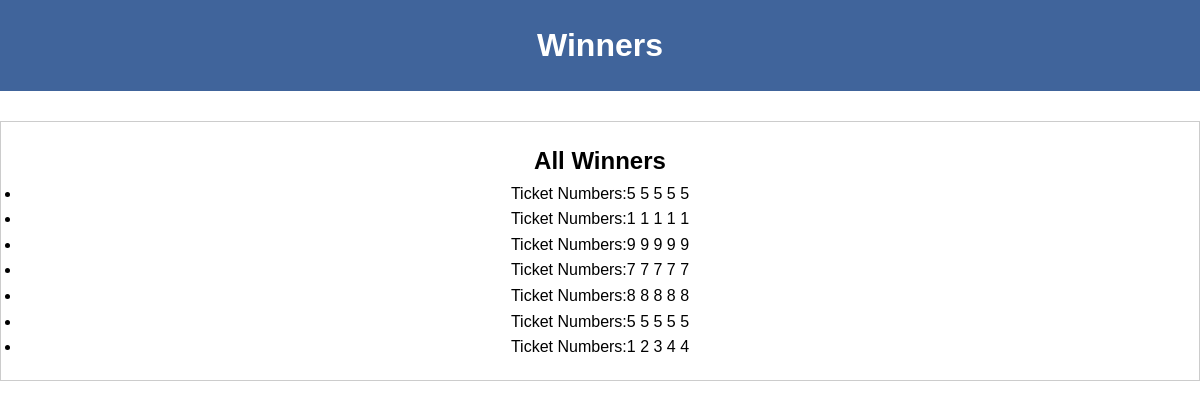
The page /view_winners on the database its author committed.
### app.py (models this page shows)
class Winner(db.Model):
    key_id = db.Column(db.Integer, primary_key=True)
    lotto_id = db.Column(db.Integer, nullable=False)
    ticket_number1 = db.Column(db.Integer, nullable=False)
    ticket_number2 = db.Column(db.Integer, nullable=False)
    ticket_number3 = db.Column(db.Integer, nullable=False)
    ticket_number4 = db.Column(db.Integer, nullable=False)
    ticket_number5 = db.Column(db.Integer, nullable=False)

### app.py (the view)
@app.route('/view_winners')
def view_winners():
    winners = Winner.query.all()
    return render_template('view_winners.html', winners=winners)

### templates/view_winners.html (shortened to what this page needs)
<!DOCTYPE html>
<html lang="en">
<head>
    <link rel="stylesheet" href="{{ url_for('static', filename='styles.css') }}">
</head>
<body>
    <header>
        <h1>Winners</h1>
    </header>
    <main>
        <h2>All Winners</h2>
        <ul>
            {% for winner in winners %}
                <li>
                    Ticket Numbers:{{ winner.ticket_number1 }} {{ winner.ticket_number2 }} {{ winner.ticket_number3 }} {{ winner.ticket_number4 }} {{ winner.ticket_number5 }}
                </li>
            {% endfor %}
        </ul>
    </main>
</body>
</html>

### static/styles.css (style rules this page uses)
body, h1, h2, p, ul, li { margin: 0; padding: 0; }
body { font-family: Arial, sans-serif; font-size: 16px; line-height: 1.6; }
header { background-color: #40649B; color: #fff; padding: 20px; text-align: center; margin-bottom: 30px; }
main { padding: 20px; text-align: center; border: 1px solid #ccc }

### rows shown on the page
Winner: ticket_number1 "5", ticket_number2 "5", ticket_number3 "5", ticket_number4 "5", ticket_number5 "5"
Winner: ticket_number1 "1", ticket_number2 "1", ticket_number3 "1", ticket_number4 "1", ticket_number5 "1"
Winner: ticket_number1 "9", ticket_number2 "9", ticket_number3 "9", ticket_number4 "9", ticket_number5 "9"
Winner: ticket_number1 "7", ticket_number2 "7", ticket_number3 "7", ticket_number4 "7", ticket_number5 "7"
Winner: ticket_number1 "8", ticket_number2 "8", ticket_number3 "8", ticket_number4 "8", ticket_number5 "8"
Winner: ticket_number1 "5", ticket_number2 "5", ticket_number3 "5", ticket_number4 "5", ticket_number5 "5"
Winner: ticket_number1 "1", ticket_number2 "2", ticket_number3 "3", ticket_number4 "4", ticket_number5 "4"
